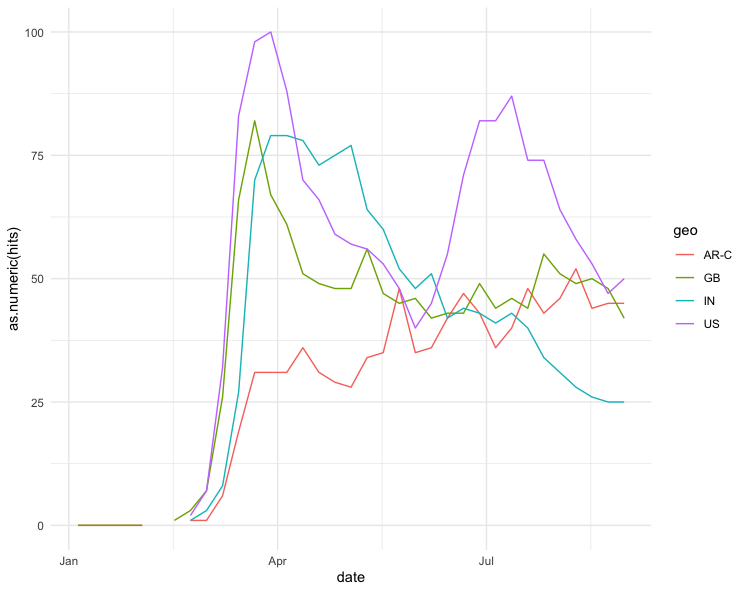
#> input picture covid-gtrends.png, 747 x 592 px
$ python -i pencilsketch_webapp.py   (imports and definitions only)
#> lines starting #> are read from the running program, lines starting #| are printed output that depends on the picture
#> further down, picture is the input picture: shape (592, 747, 3); mean B, G, R 252.3, 252.2, 252.3
import streamlit as st
import numpy as np
from PIL import Image
import cv2

def dodgeV2(x, y):
    return cv2.divide(x, 255 - y, scale=256)

def pencilsketch(inp_img):
    img_gray = cv2.cvtColor(inp_img, cv2.COLOR_BGR2GRAY)
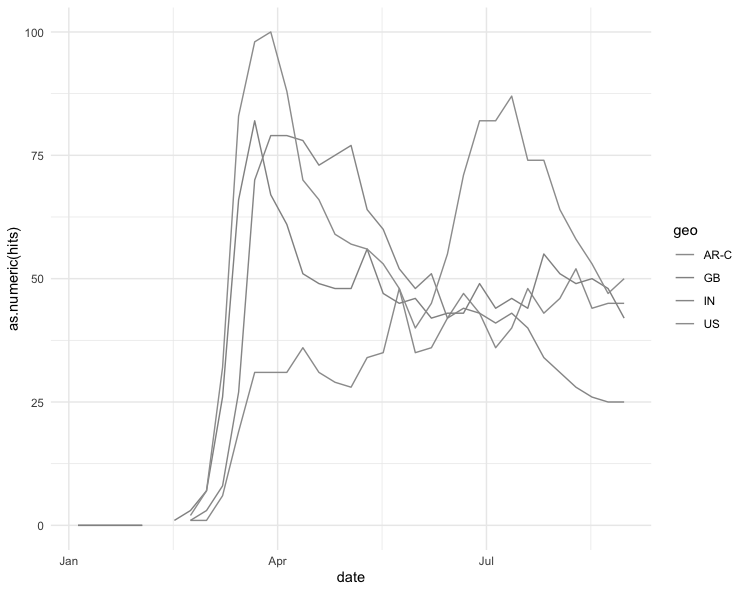
#> img_gray: shape (592, 747); min 0, max 255, mean 252.2
    img_invert = cv2.bitwise_not(img_gray)
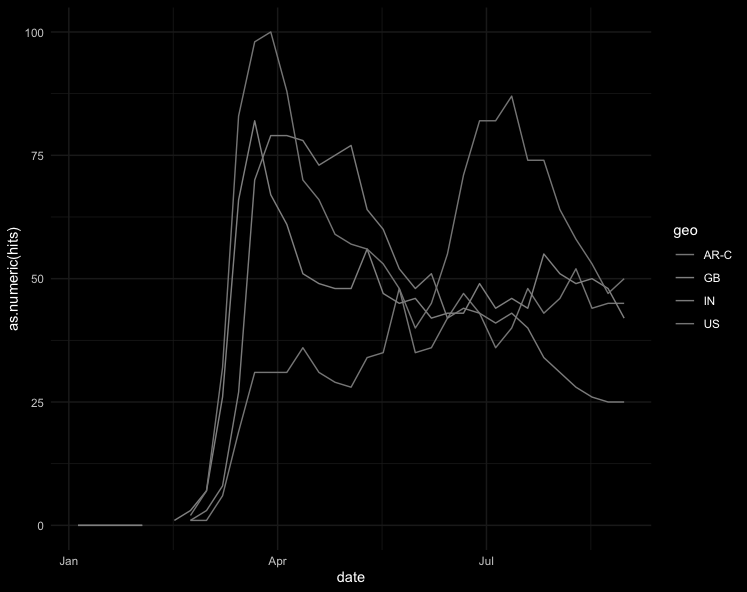
#> img_invert: shape (592, 747); min 0, max 255, mean 2.8
    img_smoothing = cv2.GaussianBlur(img_invert, (21, 21),sigmaX=0, sigmaY=0)
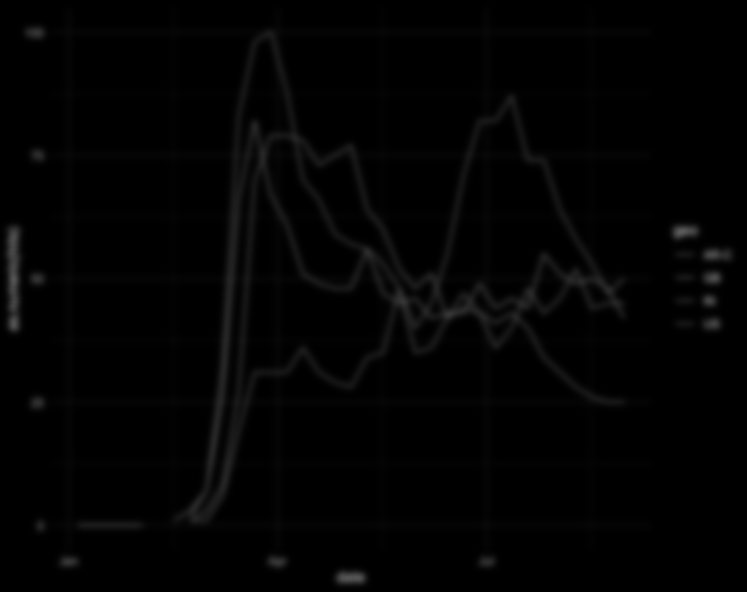
#> img_smoothing: shape (592, 747); min 0, max 90, mean 2.8
    final_img = dodgeV2(img_gray, img_smoothing)
    return(final_img)


# [17 lines not run here, left out]

>>> import cv2
>>> picture = cv2.imread('covid-gtrends.png')
>>> result = pencilsketch(picture)
